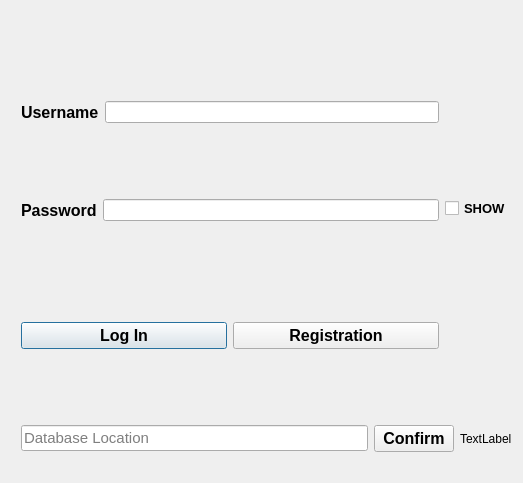
<?xml version="1.0" encoding="UTF-8"?>
<ui version="4.0">
 <class>logIn</class>
 <widget class="QDialog" name="logIn">
  <property name="geometry">
   <rect>
    <x>0</x>
    <y>0</y>
    <width>523</width>
    <height>483</height>
   </rect>
  </property>
  <property name="windowTitle">
   <string>Dialog</string>
  </property>
  <property name="autoFillBackground">
   <bool>false</bool>
  </property>
  <widget class="QWidget" name="layoutWidget">
   <property name="geometry">
    <rect>
     <x>21</x>
     <y>31</y>
     <width>491</width>
     <height>421</height>
    </rect>
   </property>
   <layout class="QVBoxLayout" name="verticalLayout_3">
    <item>
     <layout class="QHBoxLayout" name="horizontalLayout_4" stretch="0,0">
      <item>
       <layout class="QVBoxLayout" name="verticalLayout">
        <item>
         <layout class="QHBoxLayout" name="horizontalLayout_3">
          <property name="topMargin">
           <number>0</number>
          </property>
          <item>
           <widget class="QLabel" name="label">
            <property name="font">
             <font>
              <pointsize>12</pointsize>
              <bold>true</bold>
             </font>
            </property>
            <property name="text">
             <string>Username</string>
            </property>
           </widget>
          </item>
          <item>
           <widget class="QLineEdit" name="user"/>
          </item>
         </layout>
        </item>
        <item>
         <layout class="QHBoxLayout" name="horizontalLayout_2">
          <property name="topMargin">
           <number>0</number>
          </property>
          <property name="bottomMargin">
           <number>25</number>
          </property>
          <item>
           <widget class="QLabel" name="label_2">
            <property name="font">
             <font>
              <pointsize>12</pointsize>
              <bold>true</bold>
             </font>
            </property>
            <property name="text">
             <string>Password</string>
            </property>
           </widget>
          </item>
          <item>
           <widget class="QLineEdit" name="pass">
            <property name="enabled">
             <bool>true</bool>
            </property>
            <property name="sizePolicy">
             <sizepolicy hsizetype="Expanding" vsizetype="Fixed">
              <horstretch>0</horstretch>
              <verstretch>0</verstretch>
             </sizepolicy>
            </property>
            <property name="minimumSize">
             <size>
              <width>0</width>
              <height>0</height>
             </size>
            </property>
            <property name="font">
             <font>
              <pointsize>8</pointsize>
             </font>
            </property>
            <property name="contextMenuPolicy">
             <enum>Qt::NoContextMenu</enum>
            </property>
            <property name="acceptDrops">
             <bool>true</bool>
            </property>
            <property name="toolTip">
             <string/>
            </property>
            <property name="styleSheet">
             <string notr="true"/>
            </property>
            <property name="maxLength">
             <number>1000</number>
            </property>
            <property name="echoMode">
             <enum>QLineEdit::Password</enum>
            </property>
           </widget>
          </item>
         </layout>
        </item>
        <item>
         <layout class="QHBoxLayout" name="horizontalLayout">
          <item>
           <widget class="QPushButton" name="Login">
            <property name="font">
             <font>
              <pointsize>12</pointsize>
              <bold>true</bold>
             </font>
            </property>
            <property name="text">
             <string>Log In</string>
            </property>
            <property name="checkable">
             <bool>false</bool>
            </property>
           </widget>
          </item>
          <item>
           <widget class="QPushButton" name="Register">
            <property name="font">
             <font>
              <pointsize>12</pointsize>
              <bold>true</bold>
             </font>
            </property>
            <property name="text">
             <string>Registration</string>
            </property>
            <property name="checkable">
             <bool>false</bool>
            </property>
           </widget>
          </item>
         </layout>
        </item>
       </layout>
      </item>
      <item>
       <layout class="QVBoxLayout" name="verticalLayout_2">
        <property name="bottomMargin">
         <number>34</number>
        </property>
        <item>
         <widget class="QCheckBox" name="pokazi">
          <property name="sizePolicy">
           <sizepolicy hsizetype="Minimum" vsizetype="MinimumExpanding">
            <horstretch>0</horstretch>
            <verstretch>0</verstretch>
           </sizepolicy>
          </property>
          <property name="font">
           <font>
            <pointsize>10</pointsize>
            <bold>true</bold>
           </font>
          </property>
          <property name="autoFillBackground">
           <bool>true</bool>
          </property>
          <property name="text">
           <string>SHOW</string>
          </property>
         </widget>
        </item>
       </layout>
      </item>
     </layout>
    </item>
    <item>
     <layout class="QHBoxLayout" name="horizontalLayout_5">
      <item>
       <widget class="QLineEdit" name="dbLocationLineEdit">
        <property name="font">
         <font>
          <pointsize>11</pointsize>
         </font>
        </property>
        <property name="placeholderText">
         <string>Database Location</string>
        </property>
       </widget>
      </item>
      <item>
       <widget class="QPushButton" name="Confirmdb">
        <property name="font">
         <font>
          <pointsize>12</pointsize>
          <bold>true</bold>
         </font>
        </property>
        <property name="text">
         <string>Confirm</string>
        </property>
       </widget>
      </item>
      <item>
       <widget class="QLabel" name="stanje">
        <property name="maximumSize">
         <size>
          <width>16777215</width>
          <height>100000</height>
         </size>
        </property>
        <property name="text">
         <string>TextLabel</string>
        </property>
       </widget>
      </item>
     </layout>
    </item>
   </layout>
  </widget>
 </widget>
 <resources/>
 <connections/>
</ui>
